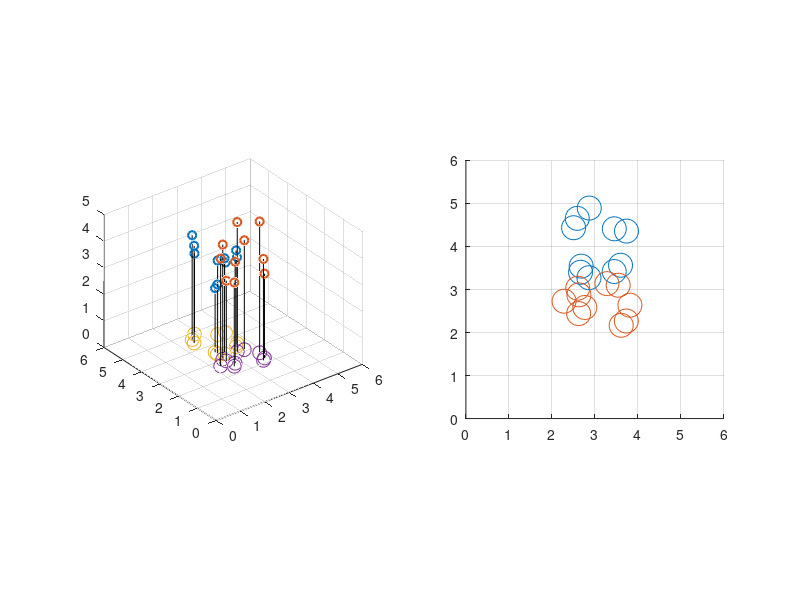

This figure's MATLAB source:
%%%%%%%%%%%%%%%%%%%%%%%%%%%%%%%%%%%%%%%%%%%%%%%%%%%%%%%%%%%%%%%%%%%%%%%%%%%
% This program demonstrate the projection of 3d vectors 
% Written by: Sarah Ceu
% Last update: 29-3-2020
% For further explaination, see http://2kiloapple.net/pca2/
%%%%%%%%%%%%%%%%%%%%%%%%%%%%%%%%%%%%%%%%%%%%%%%%%%%%%%%%%%%%%%%%%%%%%%%%%%%
clc; clear;

N = 3;% length of sample vector
M = 20; % num of samples

X1 = [2; 3; 2] + 2 * rand([3, M/2]); % samples of class 1
X2 = [2; 2; 3] + 2 * rand([3, M/2]); % samples of class 2

% load('X1X2'); % You can save your own dataset

% plot original dataset
subplot(1, 2, 1);
scatter3(X1(1,:), X1(2,:), X1(3,:), 'ro','LineWidth',1.5);
hold on
axis equal
scatter3(X2(1,:), X2(2,:), X2(3,:), 'bo','LineWidth',1.5);
axis([0 6 0 6 0 5]);

% projection vectors
V = [1 0 0; 0 1 0];

Y1 = V * X1;
Y2 = V * X2;

scatter3(Y1(1,:), Y1(2,:), zeros([1, M/2]), 100, 'r.');
scatter3(Y2(1,:), Y2(2,:), zeros([1, M/2]), 100, 'b.');

line([X1(1,:); Y1(1,:)], [X1(2,:); Y1(2,:)], [X1(3,:); zeros([1, M/2])], 'Color', 'black');
line([X2(1,:); Y2(1,:)], [X2(2,:); Y2(2,:)], [X2(3,:); zeros([1, M/2])], 'Color', 'black');

% plot projected vectors
subplot(1, 2, 2)
scatter(Y1(1,:), Y1(2,:), 300, 'r.');
hold on
axis equal
axis([0 6 0 6]);
grid on
scatter(Y2(1,:), Y2(2,:), 300, 'b.');
